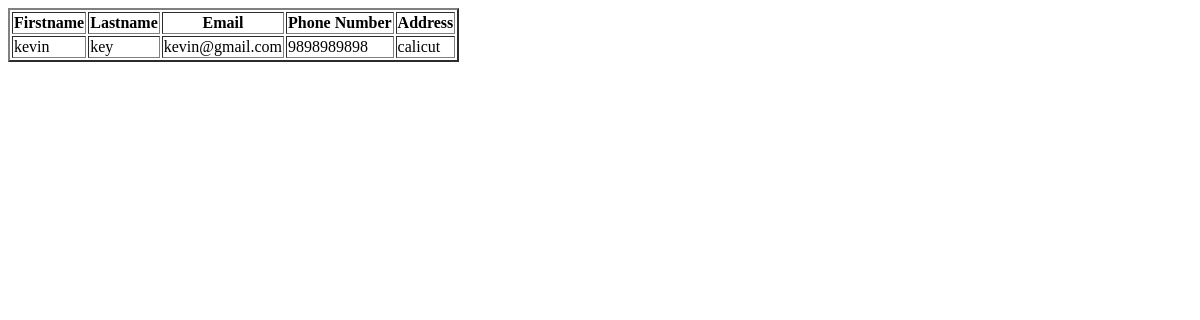
The app's page /tchrlist, older data.
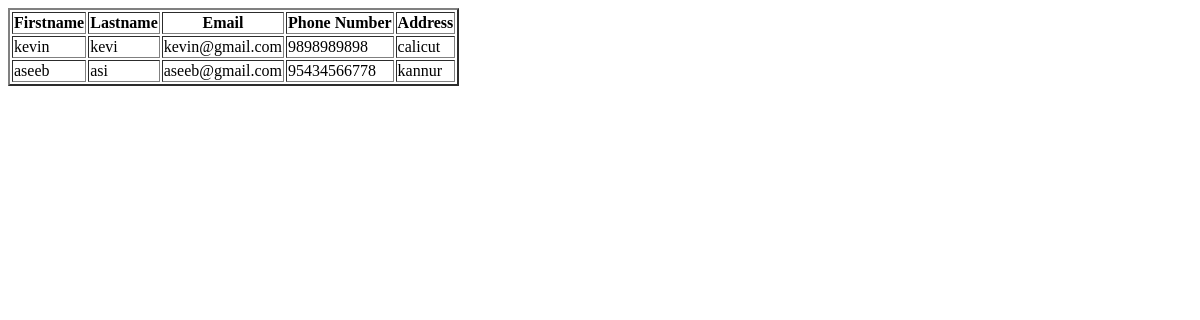
The same page, newer data.
### tables this page shows
CREATE TABLE Teacher (
    teachid INTEGER PRIMARY KEY AUTOINCREMENT,
    logid INTEGER,
    firstname TEXT,
    lastname TEXT,
    email TEXT,
    address TEXT,
    phone_number BIGINT,
    salary FLOAT,
    experience INTEGER,
    FOREIGN KEY (logid) REFERENCES Login(loginid)
);

### student.py (the view)
@app.route('/tchrlist')
def tchrlist():
    con=sqlite3.connect("studentmanagement.db")
    con.row_factory=sqlite3.Row
    cursor1=con.cursor()
    cursor1.execute("select * from Teacher")
    data=cursor1.fetchall()
    return render_template("tchrlist.html",view=data)

### templates/tchrlist.html (shortened to what this page needs)
<!DOCTYPE html>
<html lang="en">
<head>
</head>
<body>
    <table border="2">
        <tr>
            <th>Firstname</th>
            <th>Lastname</th>
            <th>Email</th>
            <th>Phone Number</th>
            <th>Address</th>
        </tr>
        {% for i in view %}
        <tr>
            <td>{{i.firstname}}</td>
            <td>{{i.lastname}}</td>
            <td>{{i.email}}</td>
            <td>{{i.phone_number}}</td>
            <td>{{i.address}}</td>
        </tr>
        {% endfor %}
    </table>
</body>
</html>

Row changes from the older to the newer data that the page shows:
changed Teacher "kevin": lastname "key" → "kevi"
added Teacher: firstname "aseeb", lastname "asi", email "aseeb@gmail.com", phone_number "95434566778", address "kannur"
